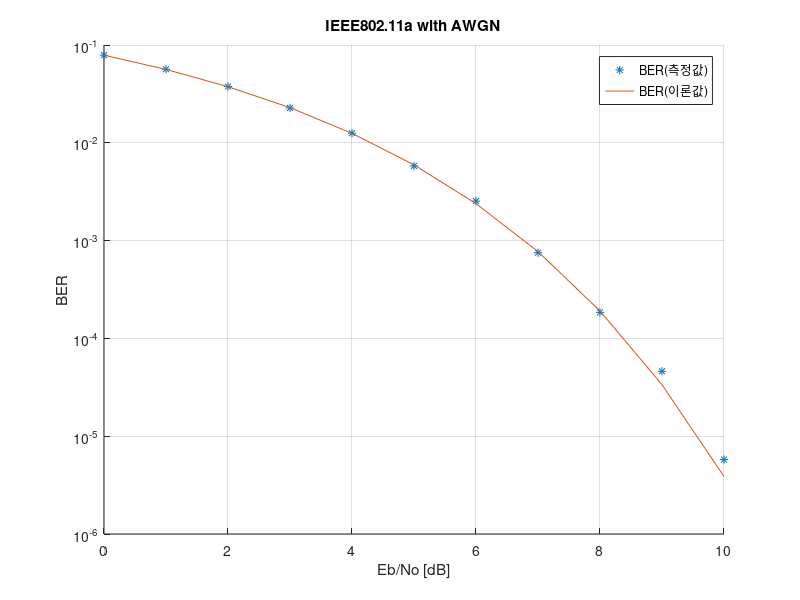

This figure's MATLAB source: (Note: this script raises an error after producing the figure.)
sample = 52;
mod_order = 2;

tx = randi([0 (mod_order - 1)], 1, sample);

% BPSK modulation
tx_mod = pskmod(tx, mod_order, 0);

% Data mapping
n_fft = 64;
tx_map = zeros([1 n_fft]);
subcarrier_idx = [-26:-1 1:26];
tx_map(subcarrier_idx + n_fft / 2 + 1) = tx_mod;

% S/P
tx_map = tx_map';

% IFFT
tx_ifft = ifft(tx_map, n_fft) * sqrt(n_fft);

% CP(Cyclic Prefix) insertion
n_cp = n_fft / 4;
tx_ofdm = [tx_ifft((n_fft - n_cp + 1):end); tx_ifft];

% P/S
tx_ofdm = tx_ofdm';

Eb_No_dBs = 0:10;
bers = zeros(1, length(Eb_No_dBs));

k = 1;

for Eb_No_dB = Eb_No_dBs
    N = 10000;

    for i = 1:N
        rx_ofdm = awgn(tx_ofdm, Eb_No_dB);

        % S/P
        rx_ofdm = rx_ofdm';

        % CP removing
        rx_signal = rx_ofdm((n_cp + 1):end);

        % FFT
        rx_fft = fft(rx_signal, n_fft) / sqrt(n_fft);

        % Data de-mapping
        rx_demap = rx_fft(subcarrier_idx + n_fft / 2 + 1);

        % P/S
        rx_demap = rx_demap';

        % BPSK demodulation
        rx = pskdemod(rx_demap, mod_order, 0);

        bers(1, k) = bers(1, k) + sum(tx ~= rx);
    end

    bers(1, k) = bers(1, k) / (N * sample);
    k = k + 1;
end

bers_ = 1/2 * erfc(sqrt(db2pow(Eb_No_dBs)));

figure()
grid on
hold on
plot(Eb_No_dBs, bers, '*')
plot(Eb_No_dBs, bers_)
set(gca, 'yscale', 'log')
axis([0 10 1e-6 1e-1])
title('IEEE802.11a with AWGN')
xlabel('Eb/No [dB]')
ylabel('BER')
legend('BER(측정값)', 'BER(이론값)')

f = figure();
f.Position = [680 0 560 800];
subplot(4, 1, 1)
grid on
stem(tx)
title('tx bits')
xlabel('bits')
ylabel('value')

subplot(4, 1, 2)
grid on
stem(tx_mod)
title('after BPSK modulation')
xlabel('symbols')
ylabel('value')

subplot(4, 1, 3)
grid on
stem(tx_ifft)
title('after IFFT')
xlabel('symbols')
ylabel('value')

subplot(4, 1, 4)
grid on
stem(tx_ofdm)
title('after CP insertion')
xlabel('symbols')
ylabel('value')

f = figure();
f.Position = [680 0 560 800];
subplot(4, 1, 1)
grid on
hold on
stem(tx_ofdm)
stem(rx_ofdm, '*')
title('after AWGN')
xlabel('symbols')
ylabel('value')

subplot(4, 1, 2)
grid on
hold on
stem(tx_ifft)
stem(rx_signal, '*')
title('after CP removing')
xlabel('symbols')
ylabel('value')

subplot(4, 1, 3)
grid on
hold on
stem(tx_map)
stem(rx_fft, '*')
title('after FFT')
xlabel('symbols')
ylabel('value')

subplot(4, 1, 4)
grid on
hold on
stem(tx)
stem(rx, '*')
title('after BPSK demodulation')
xlabel('bits')
ylabel('value')
